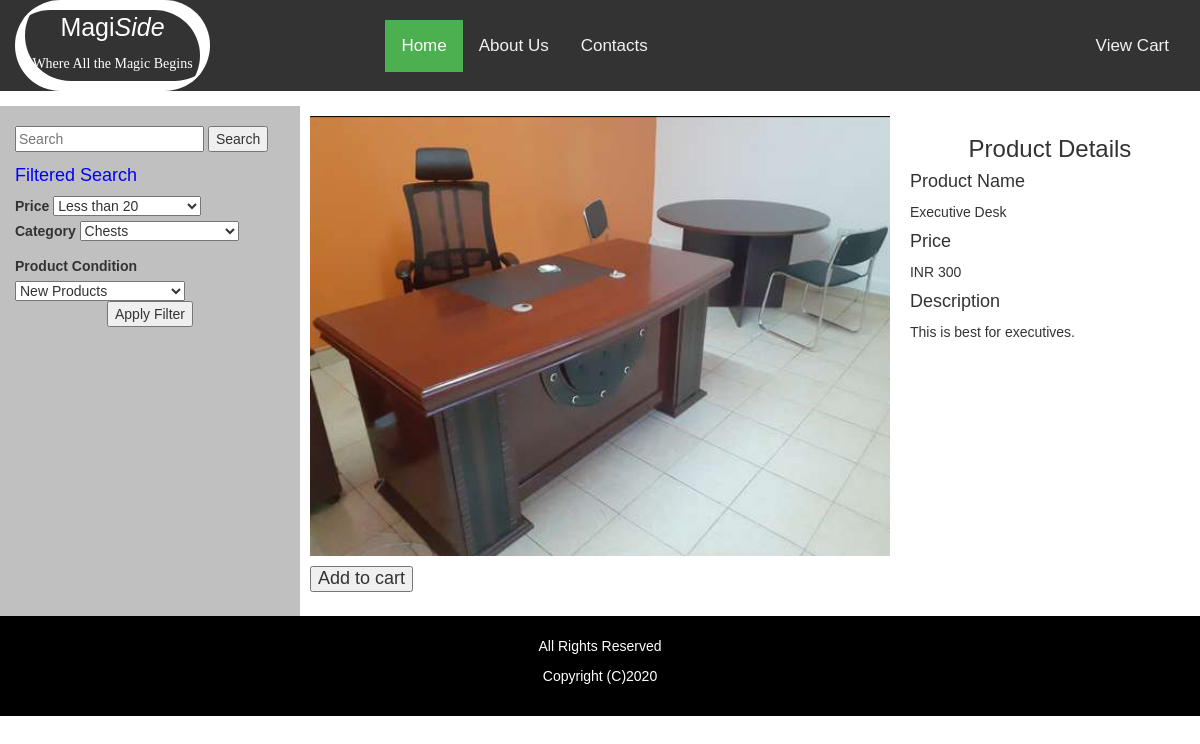
/view.php?productid=5&view=1, run on the app's committed database.
### tables this page shows
CREATE TABLE `products` (
  `productid` int(100) NOT NULL,
  `productname` varchar(200) NOT NULL,
  `description` text NOT NULL,
  `price` varchar(100) NOT NULL,
  `offerprice` varchar(100) NOT NULL,
  `imagelink` text NOT NULL,
  `extraimages` text NOT NULL,
  `availability` varchar(200) NOT NULL,
  `category` varchar(200) NOT NULL,
  `status` varchar(200) NOT NULL,
  `productcondition` varchar(100) NOT NULL
);

### view.php (the view, shortened to what this page needs)
<?PHP
include('includes/prebody.php');
?>
				<div class="row" style='background-color:silver;' >
				  <?PHP
		include('sidemenu.php');
		?>
				  <div class='col-md-9' style='padding-top:0px; background-color:white;'>
				  <div class='row' >
					<?PHP
					$check=0;
					$productid=1;
					if(isset($_GET['view']))
						{
							$productid=$_GET['productid'];
							$check=1;
						}
					$SQL = "SELECT * FROM products WHERE productid = $productid ORDER BY productid DESC ";
					$result1 = mysqli_query($conn, $SQL);
						$num_rows1 = mysqli_num_rows($result1);
									if ($num_rows1 < 1)
												{
												echo "<p style='color: red;'>Products not found.</p>";
												}
						else
						{
					while($row = mysqli_fetch_array($result1, MYSQLI_ASSOC))
						{
					echo "<div class='col-md-8' style='padding:10px'>";
					$imagelink=$row['imagelink'];
					$productid=$row['productid'];
					$description=$row['description'];
					$price=$row['offerprice'];
					$productname=$row['productname'];
					$form1="form$productid";
					$results1="results$productid";
					$addbutton="add$productid";
					echo "<img src='$imagelink'   alt='image' width='100%' />";
				echo"
					<form id= '$form1' >
        <input type='hidden' name='visitorid' value=$visitorid >
        <input type='hidden' name='productid' value='$productid' >
		<h4><input type='submit' name='add' id='$addbutton' value='Add to cart'> </h4>
			<div style='padding: 0px; background-color: black; color: white; position: fixed; top: 30%; left: 20%; z-index:400000; width: 60%; text-align:center' id='$results1'> </div>
					</form>
					";
					echo "</div>";
						}
						}
								?>
			<div class='col-md-4' style='padding:10px'>
			<?PHP
			if($check==1)
			{
			echo " <h3 style='text-align:center;'>Product Details </h3>
			<h4>Product Name</h4>
					<p>$productname </p>
					<h4>Price</h4>
					<p>$currency $price </p>
					<h4>Description</h4>
					<p>$description </p>
				";
			}
			?>
			</div>
			</div>
								</div>
				  </div>
	<?PHP
		include('includes/footer.php');
	?>
   </div>
   </body>
   </html>

### includes/prebody.php (style rules this page uses)
body { margin: 0; font-size: 14px; font-family: Arial, Helvetica, sans-serif; }

### data on the page
products: imagelink (picture), productname "Executive Desk", offerprice "300", description "This is best for executives."

### other printed values
$currency "INR"
form field searchcategory "Chests"
